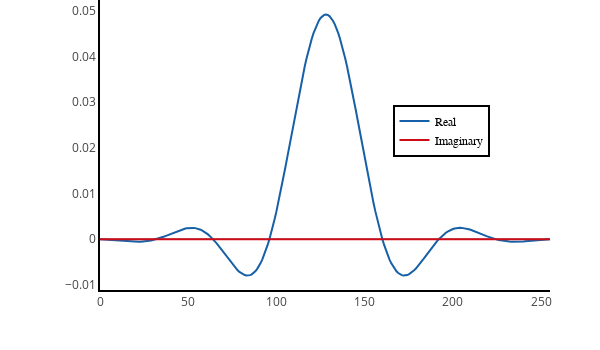

Write notebook code for a chart like this one.
### Code cell
%get re_rf --from Octave
%get im_rf --from Octave

re = go.Scatter(
    x = [i for i in range(len(re_rf))],
    y = re_rf,
    name = 'Real',
    text = 'Real',
    hoverinfo = 'x+y+text', 
    line = dict(
        color = ('rgb(22, 96, 167)'),
        ),
)

im = go.Scatter(
    x = [i for i in range(len(im_rf))],
    y = im_rf,
    name = 'Imaginary',
    text = 'Imaginary',
    hoverinfo = 'x+y+text',
    line = dict(
        color = ('rgb(205, 12, 24)'),
        ),
)

data = [re, im]

layout = go.Layout(
    width=600,
    height=350,
    margin=go.layout.Margin(
        l=100,
        r=50,
        b=60,
        t=0,
    ),
    xaxis=dict(
        showgrid=False,
        linecolor='black',
        linewidth=2
    ),
    yaxis=dict(
        showgrid=False,
        linecolor='black',
        linewidth=2
    ),
    legend=dict(
        x=0.65,
        y=0.55,
        traceorder='normal',
        font=dict(
            family='Times New Roman',
            size=12,
            color='#000'
        ),
        bordercolor='#000000',
        borderwidth=2
    )
)

fig = dict(data=data, layout=layout)

iplot(fig, filename = 'basic-line', config = config)

### Figure 1 — Plotly figure (JSON) as saved in the notebook; plotly's stock layout.template omitted (floating-point values rounded to 4 significant figures; data arrays with more than 128 entries replaced by an {"elided": "..."} marker saying what was removed)
{"data": [{"hoverinfo": "x+y+text", "line": {"color": "rgb(22, 96, 167)"}, "name": "Real", "text": "Real", "type": "scatter", "uid": "cfb5ede0-63fa-4722-8c4a-f7d8d154538c", "x": {"elided": "256 int values"}, "y": {"elided": "256 float values"}}, {"hoverinfo": "x+y+text", "line": {"color": "rgb(205, 12, 24)"}, "name": "Imaginary", "text": "Imaginary", "type": "scatter", "uid": "94b6ad0f-a57d-450f-a91a-4be4bda1cdff", "x": {"elided": "256 int values"}, "y": {"elided": "256 int values"}}], "layout": {"height": 350, "legend": {"bordercolor": "#000000", "borderwidth": 2, "font": {"color": "#000", "family": "Times New Roman", "size": 12}, "traceorder": "normal", "x": 0.65, "y": 0.55}, "margin": {"b": 60, "l": 100, "r": 50, "t": 0}, "width": 600, "xaxis": {"linecolor": "black", "linewidth": 2, "showgrid": false}, "yaxis": {"linecolor": "black", "linewidth": 2, "showgrid": false}}}
